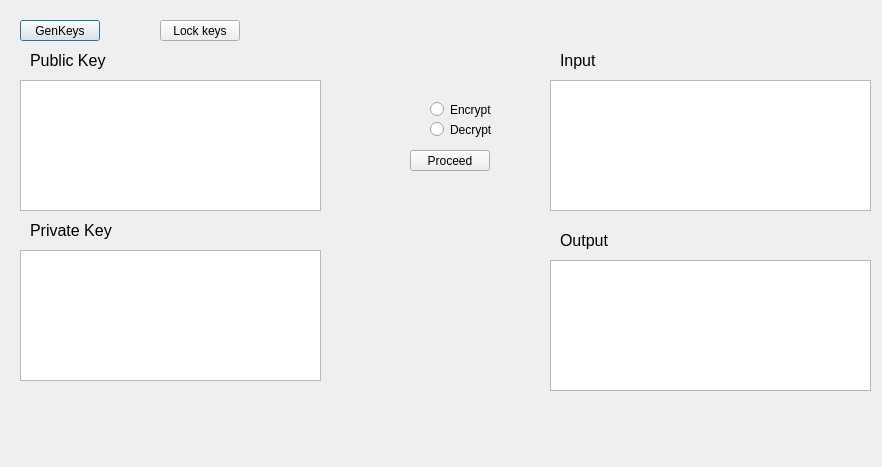
<?xml version="1.0" encoding="UTF-8"?>
<ui version="4.0">
 <class>Dialog</class>
 <widget class="QDialog" name="Dialog">
  <property name="geometry">
   <rect>
    <x>0</x>
    <y>0</y>
    <width>882</width>
    <height>467</height>
   </rect>
  </property>
  <property name="windowTitle">
   <string>Dialog</string>
  </property>
  <widget class="QPlainTextEdit" name="inputText">
   <property name="geometry">
    <rect>
     <x>550</x>
     <y>80</y>
     <width>321</width>
     <height>131</height>
    </rect>
   </property>
  </widget>
  <widget class="QLabel" name="inputLabel">
   <property name="geometry">
    <rect>
     <x>560</x>
     <y>50</y>
     <width>71</width>
     <height>21</height>
    </rect>
   </property>
   <property name="font">
    <font>
     <pointsize>12</pointsize>
    </font>
   </property>
   <property name="text">
    <string>Input</string>
   </property>
  </widget>
  <widget class="QLabel" name="outputLabel">
   <property name="geometry">
    <rect>
     <x>560</x>
     <y>230</y>
     <width>71</width>
     <height>21</height>
    </rect>
   </property>
   <property name="font">
    <font>
     <pointsize>12</pointsize>
    </font>
   </property>
   <property name="text">
    <string>Output</string>
   </property>
  </widget>
  <widget class="QPlainTextEdit" name="outputText">
   <property name="geometry">
    <rect>
     <x>550</x>
     <y>260</y>
     <width>321</width>
     <height>131</height>
    </rect>
   </property>
  </widget>
  <widget class="QPushButton" name="genKeysButton">
   <property name="geometry">
    <rect>
     <x>20</x>
     <y>20</y>
     <width>80</width>
     <height>21</height>
    </rect>
   </property>
   <property name="text">
    <string>GenKeys</string>
   </property>
  </widget>
  <widget class="QPlainTextEdit" name="publicKeyText">
   <property name="geometry">
    <rect>
     <x>20</x>
     <y>80</y>
     <width>301</width>
     <height>131</height>
    </rect>
   </property>
  </widget>
  <widget class="QLabel" name="publicKeyLabel">
   <property name="geometry">
    <rect>
     <x>30</x>
     <y>50</y>
     <width>91</width>
     <height>21</height>
    </rect>
   </property>
   <property name="font">
    <font>
     <pointsize>12</pointsize>
    </font>
   </property>
   <property name="text">
    <string>Public Key</string>
   </property>
  </widget>
  <widget class="QPlainTextEdit" name="privateKeyText">
   <property name="geometry">
    <rect>
     <x>20</x>
     <y>250</y>
     <width>301</width>
     <height>131</height>
    </rect>
   </property>
  </widget>
  <widget class="QLabel" name="privateKeyLabel">
   <property name="geometry">
    <rect>
     <x>30</x>
     <y>220</y>
     <width>91</width>
     <height>21</height>
    </rect>
   </property>
   <property name="font">
    <font>
     <pointsize>12</pointsize>
    </font>
   </property>
   <property name="text">
    <string>Private Key</string>
   </property>
  </widget>
  <widget class="QRadioButton" name="encryptRadio">
   <property name="geometry">
    <rect>
     <x>430</x>
     <y>100</y>
     <width>84</width>
     <height>19</height>
    </rect>
   </property>
   <property name="text">
    <string>Encrypt</string>
   </property>
  </widget>
  <widget class="QRadioButton" name="decryptRadio">
   <property name="geometry">
    <rect>
     <x>430</x>
     <y>120</y>
     <width>84</width>
     <height>19</height>
    </rect>
   </property>
   <property name="text">
    <string>Decrypt</string>
   </property>
  </widget>
  <widget class="QPushButton" name="proceedButton">
   <property name="geometry">
    <rect>
     <x>410</x>
     <y>150</y>
     <width>80</width>
     <height>21</height>
    </rect>
   </property>
   <property name="text">
    <string>Proceed</string>
   </property>
  </widget>
  <widget class="QPushButton" name="lockKeysButton">
   <property name="geometry">
    <rect>
     <x>160</x>
     <y>20</y>
     <width>80</width>
     <height>21</height>
    </rect>
   </property>
   <property name="text">
    <string>Lock keys</string>
   </property>
  </widget>
 </widget>
 <resources/>
 <connections/>
</ui>
